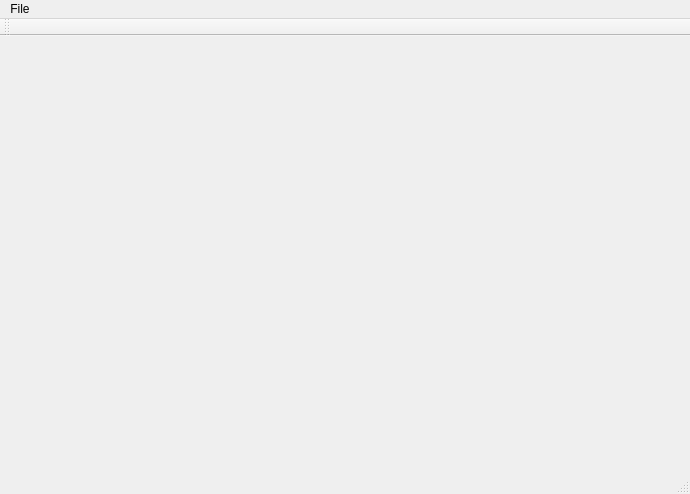
<?xml version="1.0" encoding="UTF-8"?>
<ui version="4.0">
 <class>MainWindow</class>
 <widget class="QMainWindow" name="MainWindow">
  <property name="geometry">
   <rect>
    <x>0</x>
    <y>0</y>
    <width>690</width>
    <height>494</height>
   </rect>
  </property>
  <property name="windowTitle">
   <string>MainWindow</string>
  </property>
  <widget class="QWidget" name="centralWidget">
   <layout class="QVBoxLayout" name="verticalLayout" stretch="2,1">
    <item>
     <layout class="QGridLayout" name="m_grdlChannels"/>
    </item>
    <item>
     <layout class="QGridLayout" name="gridLayout"/>
    </item>
   </layout>
  </widget>
  <widget class="QMenuBar" name="m_mainMenu">
   <property name="geometry">
    <rect>
     <x>0</x>
     <y>0</y>
     <width>690</width>
     <height>25</height>
    </rect>
   </property>
   <widget class="QMenu" name="m_mnuFile">
    <property name="title">
     <string>File</string>
    </property>
    <addaction name="m_mnuFileOpen"/>
    <addaction name="m_mnuFileSave"/>
    <addaction name="separator"/>
    <addaction name="m_mnuFileExit"/>
   </widget>
   <addaction name="m_mnuFile"/>
  </widget>
  <widget class="QToolBar" name="mainToolBar">
   <attribute name="toolBarArea">
    <enum>TopToolBarArea</enum>
   </attribute>
   <attribute name="toolBarBreak">
    <bool>false</bool>
   </attribute>
  </widget>
  <widget class="QStatusBar" name="statusBar"/>
  <action name="m_mnuFileOpen">
   <property name="text">
    <string>Open</string>
   </property>
  </action>
  <action name="m_mnuFileSave">
   <property name="text">
    <string>Save</string>
   </property>
  </action>
  <action name="m_mnuFileExit">
   <property name="text">
    <string>Exit</string>
   </property>
  </action>
 </widget>
 <layoutdefault spacing="6" margin="11"/>
 <resources/>
 <connections/>
</ui>
